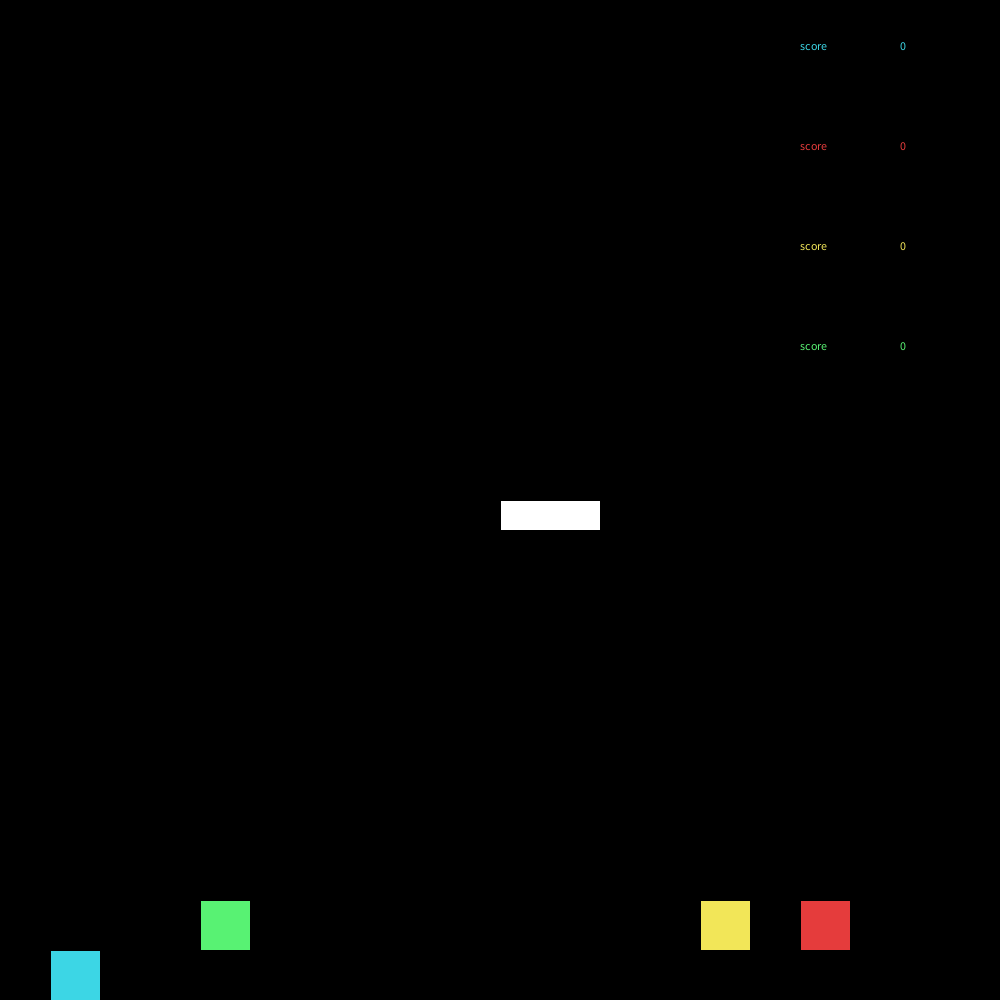
Frame 1 (no input)
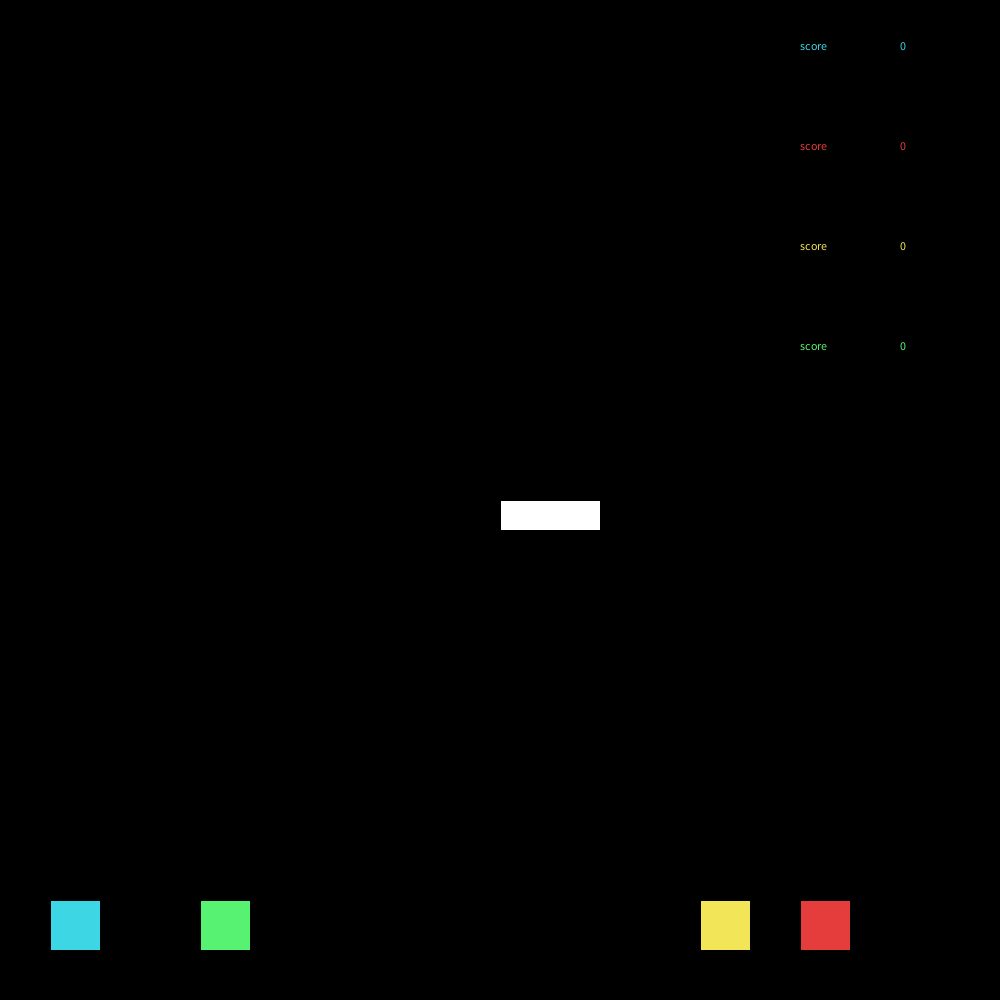
Frame 60 (the mouse pressed at the canvas centre just before this capture)
Frame 120 (the mouse held since frame 60 and released just before this capture): identical to frame 60, image omitted

The Processing sketch that drew these frames (run headless with seeded random() and noise(); from frame 60 on, the mouse is pressed at the canvas centre):

// Processing sketch: julian_gaming4
// ── julian_gaming4.pde
int px=500;
int py=500;
int charX=50;
int charY=950;
int dx=0;
float dy=+5;
int p2=800;
int p2y=900;
int d2x=0;
float d2y=+5;
int p3=700;
int p3y=900;
int d3x=0;
float d3y=+5;
int p4=200;
int p4y=900;
int d4x=0;
float d4y=+5;
int score=0;
int score2=0;
int score3=0;
int score4=0;

void setup()
{
  size (1000, 1000);
  noCursor();
}

void draw()
{
  background(0, 0, 0);
  fill(#3CD6E5);
  text("score", 800, 50);
  text(score, 900, 50);
  fill(#E53C3C);
  text("score", 800, 150);
  text(score2, 900, 150);
  fill(#F2E658);
  text("score", 800, 250);
  text(score3, 900, 250);
  fill(#58F273);
  text("score", 800, 350);
  text(score4, 900, 350);
  fill(#E53C3C);
  rect(p2, p2y, 50, 50);
  fill(#3CD6E5);
  rect (charX, charY, 50, 50);
  fill(#F2E658);
  rect(p3, p3y, 50, 50);
  fill(#58F273);
  rect(p4, p4y, 50, 50);
  if (charX+25>px && charX<px+100 && charY+25>py+30 && charY<py+30)
  {
    charY=py+30;
  }
  if (p2+25>px && p2<px+100 && p2y+25>py+30 && p2y<py+30)
  {
    p2y=py+30;
  }
  if (p3+25>px && p3<px+100 && p3y+25>py+30 && p3y<py+30)
  {
    p3y=py+30;
  }
  if (p4+25>px && p4<px+100 && p4y+25>py+30 && p4y<py+30)
  {
    p4y=py+30;
  }
  if (charX+25>px && charX<px+100 && charY+25>py && charY<py)
  {
    px=(int)random(900);
    py=(int)random(500);
    score=score+1;
  } 
  if (p2+25>px && p2<px+100 && p2y+25>py && p2y<py)
  {
    px=(int)random(900);
    py=(int)random(500);
    score2=score2+1;
  } 
  if (p3+25>px && p3<px+100 && p3y+25>py && p3y<py)
  {
    px=(int)random(900);
    py=(int)random(500);
    score3=score3+1;
  } 
  if (p4+25>px && p4<px+100 && p4y+25>py && p4y<py)
  {
    px=(int)random(900);
    py=(int)random(500);
    score4=score4+1;
  } 


  charX=charX+dx; 
  charY=charY+(int)dy;
  p2=p2+d2x; 
  p2y=p2y+(int)d2y;
  p3=p3+d3x; 
  p3y=p3y+(int)d3y;
  p4=p4+d4x; 
  p4y=p4y+(int)d4y;
  fill(255, 255, 255);
  rect (px, py, 100, 30);

  dy=dy+0.1;
  d2y=d2y+0.1;
  d3y=d3y+0.1;
  d4y=d4y+0.1;
  if (dy>10)
  {
    dy = 10;
  }
  if (d2y>10)
  {
    d2y = 10;
  }
  if (d3y>10)
  {
    d3y = 10;
  }
  if (d4y>10)
  {
    d4y = 10;
  }
  if (charX > 900)
  {
    charX = 900;
  }
  if (p2 > 900)
  {
    p2 = 900;
  }
  if (p3 > 900)
  {
    p3 = 900;
  }
  if (p4 > 900)
  {
    p4 = 900;
  }
  if (charX <0)
  {
    charX = 0;
  }
  if (p2 <0)
  {
    p2 = 0;
  }
  if (p3 <0)
  {
    p3 = 0;
  }
  if (p4 <0)
  {
    p4 = 0;
  }
  if (charY > 900)
  {
    charY= 900;
  }
  if (charY < 0)
  {
    charY= 0;
  }
  if (p2y > 900)
  {
    p2y= 900;
  }
  if (p2y < 0)
  {
    p2y= 0;
  }
  if (p3y > 900)
  {
    p3y= 900;
  }
  if (p3y < 0)
  {
    p3y= 0;
  }
  if (p4y > 900)
  {
    p4y= 900;
  }
  if (p4y < 0)
  {
    p4y= 0;
  }
}

void keyPressed()
{ 
  if (key=='a')
  {
    dx=-5;
  }
  if (key=='d')
  {
    dx=+5;
  }
  if (keyCode==RIGHT)
  {
    d2x=+5;
  }
  if (keyCode==LEFT)
  {
    d2x=-5;
  }
  if (key=='j')
  {
    d3x=-5;
  }
  if (key=='l')
  {
    d3x=+5;
  }
  if (key=='1')
  {
    d4x=-5;
  }
  if (key=='3')
  {
    d4x=+5;
  }
}
void keyReleased()
{
  if (key=='a' && dx == -5)
  {
    dx=0;
  }
  if (key=='d' && dx == 5)
  {
    dx=0;
  }
  if (key=='w')
  {
    dy=-8;
  }
  if (keyCode==UP)
  {
    d2y=-8;
  }
  if (keyCode==RIGHT && d2x == 5)
  {
    d2x=0;
  }
  if (keyCode==LEFT && d2x == -5)
  {
    d2x=0;
  }
  if (key=='j' && d3x == -5)
  {
    d3x=0;
  }
  if (key=='l' && d3x == 5)
  {
    d3x=0;
  }
  if (key=='i')
  {
    d3y=-8;
  }
  if (key=='1' && d4x == -5)
  {
    d4x=0;
  }
  if (key=='3' && d4x == 5)
  {
    d4x=0;
  }
  if (key=='5')
  {
    d4y=-8;
  }
}
